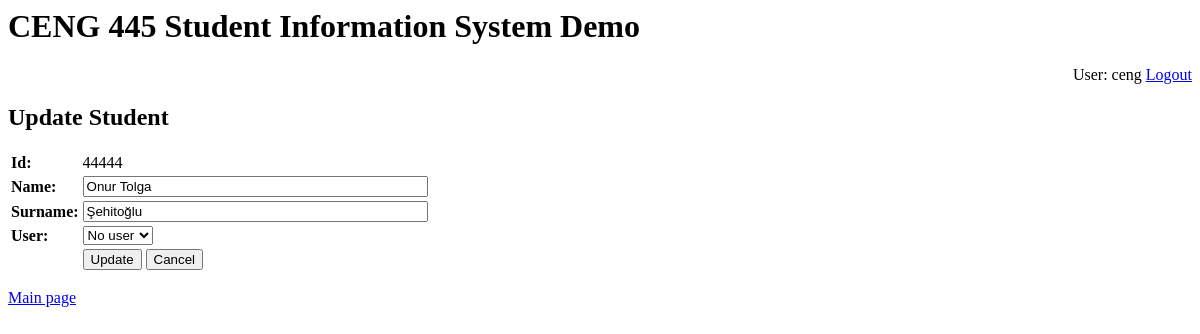
Before: /student/update/44444 (signed in) with the older database file.
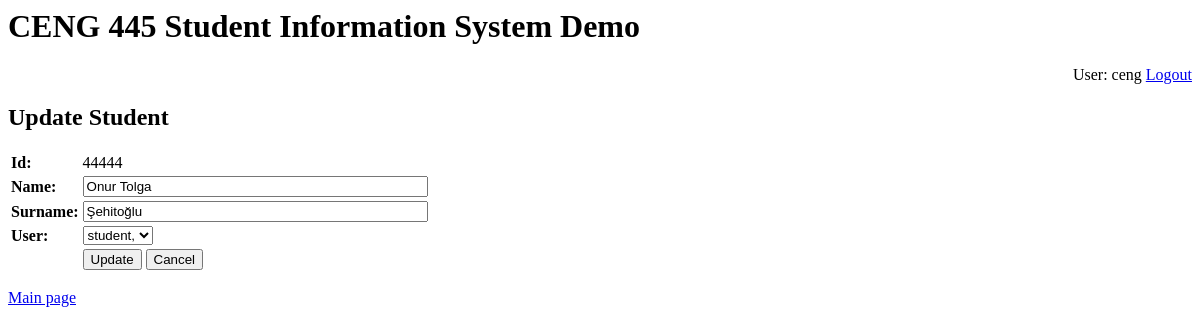
After: the same page with the newer database file.
### student/models.py (models this page shows, shortened)
class Student(models.Model):
	sid = models.CharField(max_length=10, primary_key = True)
	name = models.CharField(max_length=30)
	surname = models.CharField(max_length=30)
	department = models.ForeignKey(Department,on_delete = models.CASCADE,blank=True, null=True)
	took = models.ManyToManyField(Course,related_name = 'taken')
	registered = models.ManyToManyField(Course,related_name = 'enrolled')
	user = models.OneToOneField(User, on_delete = models.CASCADE, null = True)

### student/views.py (the view)
# urls.py: re_path('^update/(?P<stid>[0-9]{5,})$', views.update, name='update'),
@login_required
def update(request, stid):
	if not request.user.has_perms('student.change_student'):
		return render(request, "error.html", {'message': 'You are not authorized to update students'})
	try:
		student = Student.objects.get(sid=stid)
	except:
		return render(request,'error.html',
			{'message': 'no student with id {} found'.format(stid)})
	userlist = list(User.objects.filter(student=None)) + list(User.objects.filter(student=student))
	try:
		if request.POST['submit'] == 'Update':	# form submitted, process it
			student.name = request.POST['name']
			student.surname = request.POST['surname']
			if request.POST['user'] == 'NONE':
				student.user = None
			else:
				student.user = User.objects.get(username=request.POST['user'])
			student.save()
			return redirect(index) # redirect to home page
		elif request.POST['submit'] == 'Cancel':
			return redirect(index) # redirect to home page
		else:
			return render(request,'error.html',{'message':'Invalid request'})
	except KeyError:	# form not submitted yet, show it
		return render(request,'addupdatestudent.html', {'student':student, 'opname' : 'Update',
				'userlist':userlist, 'formaction':'/student/update/{}'.format(stid)})

### student/templates/addupdatestudent.html (shortened to what this page needs)
{% extends "base.html" %}
{% block "body" %}
<h2> {{opname}} Student </h2>
<form action="{{formaction}}" method=POST>
<table>
	<tr><td><b>Id:</b> </td>
		<td> {% if opname == 'Add' %}
			<input type="text" size=40 name="sid"></td></tr>
			 {% else %}
			{{ student.sid }} </td></tr>
			 {% endif %}
	<tr><td><b>Name:</b> </td>
		<td> <input type="text" size=40 name="name" value="{{student.name}}"/></td></tr>
	<tr><td><b>Surname:</b> </td>
		<td> <input type="text" size=40 name="surname" value="{{student.surname}}"/></td></tr>
	<tr><td><b>User:</b></td>
		<td><select name="user">
				<option value="NONE">No user</option>
				{% for u in userlist %}
					<option value="{{u.username}}" {% if student.user == u %}selected{% endif %}>
						{{u.username}}, {{u.first_name}} {{u.last_name}}</option>
				{% endfor %}
			</select>
	<tr><td> &nbsp;</td>
		<td> <input type="submit" name="submit" value="{{opname}}"/>
		     <input type="submit" name="submit" value="Cancel"/>
			</td></tr>
</table>
</form>
{% endblock %}

### student/templates/base.html
<html>
    <body>
        <h1> CENG 445 Student Information System Demo </h1>
		<div align="right">
		{% if request.user.is_authenticated %}
			User: {{ request.user }}
			<a href="/accounts/logout?next=/student">Logout</a>
		{% endif %}
		</div>
		<div>
		{% block "body" %}
        {% endblock %}
		</div>
	<a href="/student">Main page</a>
    </body>
</html>

Changed rows visible on the page:
changed Student "Onur Tolga": user (not shown) → "student,"
Other visible differences:
form field user: "No user" → (not shown)
